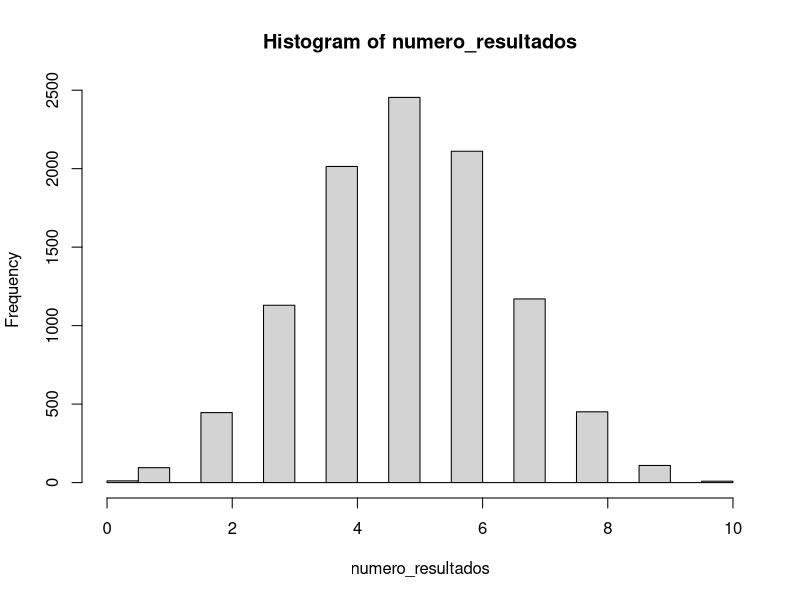

This figure's R source:
un_experimento <- sample(0:1, 10, replace = TRUE)
simulacion <- replicate(10000, sample(0:1, 10, replace = TRUE), simplify = FALSE)

un_experimento
sum(un_experimento)

numero_resultados <- sapply(simulacion, sum)

numero_resultados

hist(numero_resultados)

table(numero_resultados)
numero_resultados[numero_resultados %in% c(0:1,9:10)]


